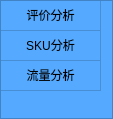
<?xml version="1.0" encoding="UTF-8"?>
<ui version="4.0">
 <class>Form</class>
 <widget class="QWidget" name="Form">
  <property name="geometry">
   <rect>
    <x>0</x>
    <y>0</y>
    <width>113</width>
    <height>119</height>
   </rect>
  </property>
  <property name="windowTitle">
   <string>Form</string>
  </property>
  <property name="styleSheet">
   <string notr="true">background-color: rgb(85, 170, 255);</string>
  </property>
  <layout class="QVBoxLayout" name="verticalLayout">
   <property name="spacing">
    <number>0</number>
   </property>
   <property name="leftMargin">
    <number>0</number>
   </property>
   <property name="topMargin">
    <number>0</number>
   </property>
   <property name="rightMargin">
    <number>0</number>
   </property>
   <property name="bottomMargin">
    <number>0</number>
   </property>
   <item>
    <widget class="BaseTable" name="tableWidget">
     <attribute name="horizontalHeaderVisible">
      <bool>false</bool>
     </attribute>
     <attribute name="verticalHeaderVisible">
      <bool>false</bool>
     </attribute>
     <attribute name="verticalHeaderHighlightSections">
      <bool>true</bool>
     </attribute>
     <row>
      <property name="text">
       <string/>
      </property>
     </row>
     <row>
      <property name="text">
       <string/>
      </property>
     </row>
     <row>
      <property name="text">
       <string/>
      </property>
     </row>
     <column>
      <property name="text">
       <string>新建列</string>
      </property>
     </column>
     <item row="0" column="0">
      <property name="text">
       <string>评价分析</string>
      </property>
      <property name="textAlignment">
       <set>AlignCenter</set>
      </property>
     </item>
     <item row="1" column="0">
      <property name="text">
       <string>SKU分析</string>
      </property>
      <property name="textAlignment">
       <set>AlignCenter</set>
      </property>
     </item>
     <item row="2" column="0">
      <property name="text">
       <string>流量分析</string>
      </property>
      <property name="textAlignment">
       <set>AlignCenter</set>
      </property>
     </item>
    </widget>
   </item>
  </layout>
 </widget>
 <customwidgets>
  <customwidget>
   <class>BaseTable</class>
   <extends>QTableWidget</extends>
   <header>BaseElement</header>
  </customwidget>
 </customwidgets>
 <resources/>
 <connections/>
</ui>
